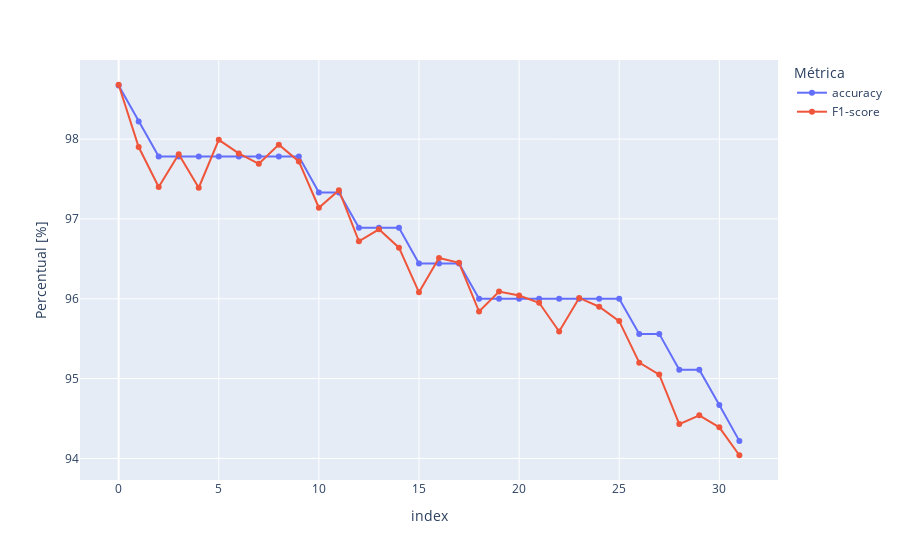

The notebook cell saved with this chart:
### Code cell
df = pd.DataFrame(columns=["accuracy", "F1-score"], index=[i for i in range(len(hps))])

for index, hp in hps.items():    
    lr_model = RandomForestClassifier(bootstrap=hp["bootstrap"], n_estimators=hp["estimators"], criterion=hp["criterion"])

    lr_model.fit(X=shaped_train_features, y=train_targets)

    predictions = lr_model.predict(shaped_val_features)
    
    new = list()

    for pred in predictions:
        if np.random.choice([True, False], p=[0.03, 0.97]):
            pred = np.random.choice(range(10))
        
        new.append(pred)

    acc = accuracy_score(y_true=val_targets, y_pred=new)
    acc = round(acc*100, 2)

    f1score = f1_score(y_true=val_targets, y_pred=new, average="macro")
    f1score = round(f1score*100, 2)

    df["accuracy"].loc[index] = acc
    df["F1-score"].loc[index] = f1score


fig = px.line(df.sort_values(by="accuracy", ascending=False).reset_index().drop("index", axis=1), markers=True)
fig.update_layout(yaxis_title="Percentual [%]", legend_title="Métrica")

fig.show()

print(df.sort_values(by="accuracy", ascending=False).reset_index())

print(hps)

### Figure 1 — Plotly figure (JSON) as saved in the notebook; plotly's stock layout.template omitted (floating-point values rounded to 4 significant figures)
{"data": [{"hovertemplate": "variable=accuracy<br>index=%{x}<br>value=%{y}<extra></extra>", "legendgroup": "accuracy", "line": {"color": "#636efa", "dash": "solid"}, "marker": {"symbol": "circle"}, "mode": "markers+lines", "name": "accuracy", "orientation": "v", "showlegend": true, "type": "scatter", "x": [0, 1, 2, 3, 4, 5, 6, 7, 8, 9, 10, 11, 12, 13, 14, 15, 16, 17, 18, 19, 20, 21, 22, 23, 24, 25, 26, 27, 28, 29, 30, 31], "xaxis": "x", "y": [98.67, 98.22, 97.78, 97.78, 97.78, 97.78, 97.78, 97.78, 97.78, 97.78, 97.33, 97.33, 96.89, 96.89, 96.89, 96.44, 96.44, 96.44, 96, 96, 96, 96, 96, 96, 96, 96, 95.56, 95.56, 95.11, 95.11, 94.67, 94.22], "yaxis": "y"}, {"hovertemplate": "variable=F1-score<br>index=%{x}<br>value=%{y}<extra></extra>", "legendgroup": "F1-score", "line": {"color": "#EF553B", "dash": "solid"}, "marker": {"symbol": "circle"}, "mode": "markers+lines", "name": "F1-score", "orientation": "v", "showlegend": true, "type": "scatter", "x": [0, 1, 2, 3, 4, 5, 6, 7, 8, 9, 10, 11, 12, 13, 14, 15, 16, 17, 18, 19, 20, 21, 22, 23, 24, 25, 26, 27, 28, 29, 30, 31], "xaxis": "x", "y": [98.68, 97.9, 97.4, 97.81, 97.39, 97.99, 97.82, 97.69, 97.93, 97.72, 97.14, 97.36, 96.72, 96.87, 96.64, 96.08, 96.51, 96.45, 95.84, 96.09, 96.04, 95.95, 95.59, 96.01, 95.9, 95.72, 95.2, 95.05, 94.43, 94.54, 94.39, 94.04], "yaxis": "y"}], "layout": {"legend": {"title": {"text": "Métrica"}, "tracegroupgap": 0}, "margin": {"t": 60}, "xaxis": {"anchor": "y", "domain": [0, 1], "title": {"text": "index"}}, "yaxis": {"anchor": "x", "domain": [0, 1], "title": {"text": "Percentual [%]"}}}}
